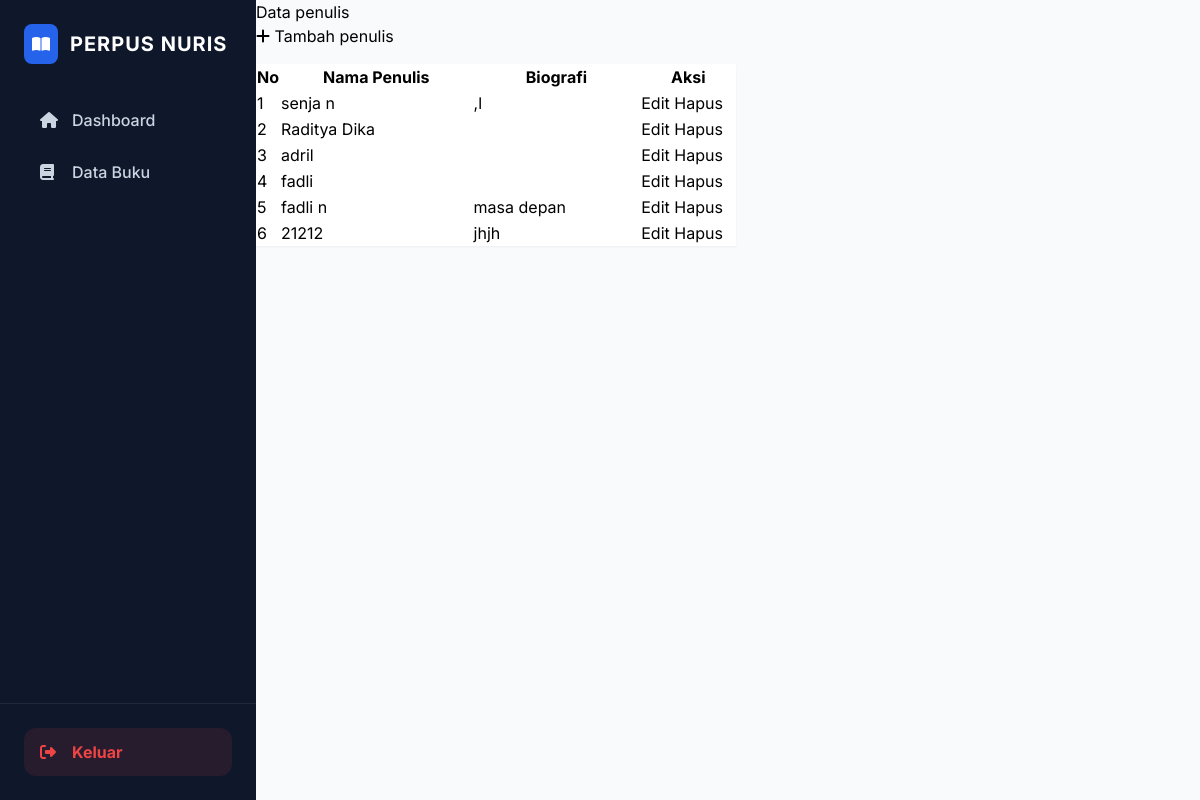
The app's page /pages/penulis/index.php, older data.
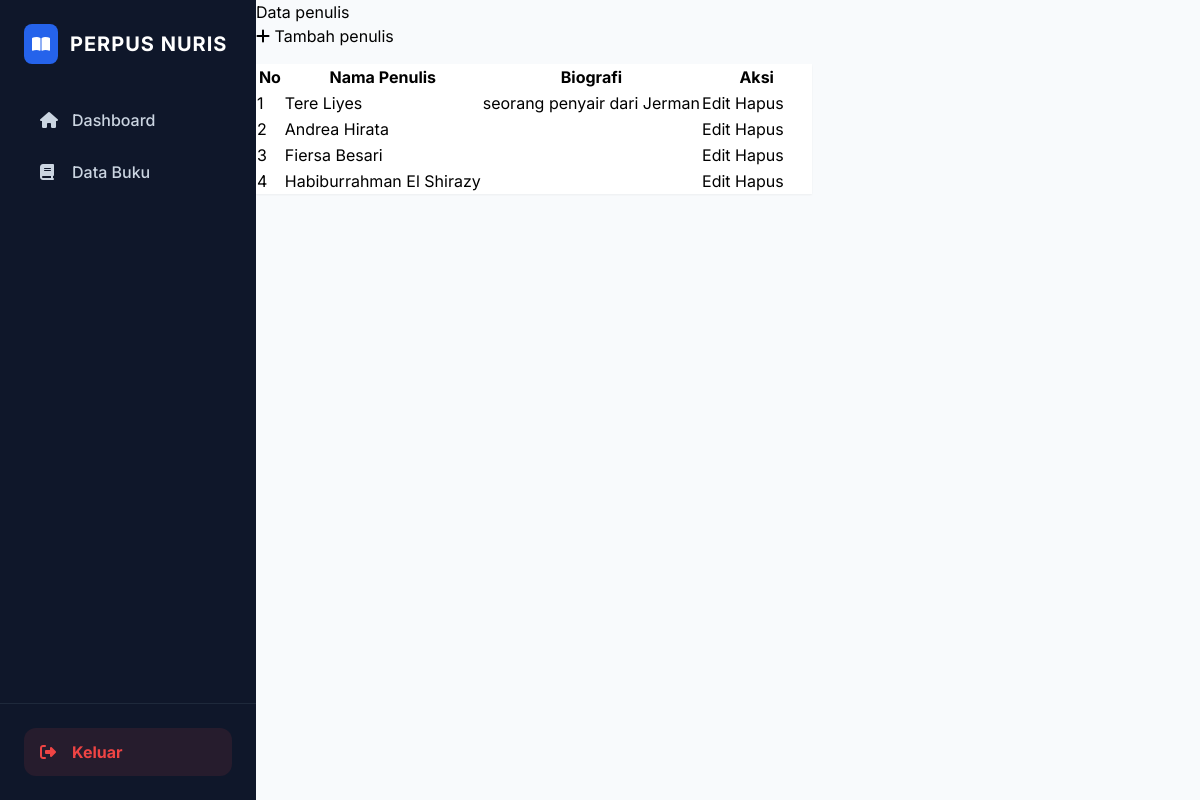
The same page, newer data.
### tables this page shows
CREATE TABLE `penulis` (
  `id` int(11) NOT NULL AUTO_INCREMENT,
  `nama_penulis` varchar(100) NOT NULL,
  `biografi` text,
  PRIMARY KEY (`id`)
);

### pages/penulis/index.php (the view)
<?php
require_once "../../konek.php";
require_once "../../layout/header.php";
require_once "../../layout/sidebar.php";
?>
<div class="d-flex justify-content-between align-items-center mb-4">
    <h3>Data penulis</h3>
    <a href="tambah.php" class="btn btn-primary"><i class="fas fa-plus"></i> Tambah penulis</a>
</div>
<table class="table table-bordered table-striped bg-white shadow-sm">
    <thead class="table-dark">
        <tr>
            <th width="5%">No</th>
            <th>Nama Penulis </th>
            <th>Biografi </th>
            <th width="20%">Aksi</th>
        </tr>
    </thead>
    <tbody>
        <?php
        $no = 1;
        $query = mysqli_query($conn, "SELECT * FROM penulis");
        while($d = mysqli_fetch_array($query)){
        ?>
        <tr>
            <td><?= $no++; ?></td>
            <td><?= $d['nama_penulis']; ?></td>
            <td><?= $d['biografi']; ?></td>
            <td>
                <a href="edit.php?id=<?= $d['id']; ?>" class="btn btn-sm btn-warning">Edit</a>
                <a href="hapus.php?id=<?= $d['id']; ?>" class="btn btn-sm btn-danger" onclick="return confirm('Yakin ingin menghapus?')">Hapus</a>
            </td>
        </tr>
        <?php } ?>
    </tbody>
</table>
<?php require_once "../../layout/footer.php"; ?>

Row changes from the older to the newer data that the page shows:
removed penulis: nama_penulis "fadli"
removed penulis: nama_penulis "fadli n", biografi "masa depan"
removed penulis: nama_penulis "21212", biografi "jhjh"
changed penulis: nama_penulis "senja n" → "Tere Liyes"; biografi ",l" → "seorang penyair dari Jerman"
changed penulis: nama_penulis "Raditya Dika" → "Andrea Hirata"
added penulis: nama_penulis "Fiersa Besari"
changed penulis: nama_penulis "adril" → "Habiburrahman El Shirazy"
